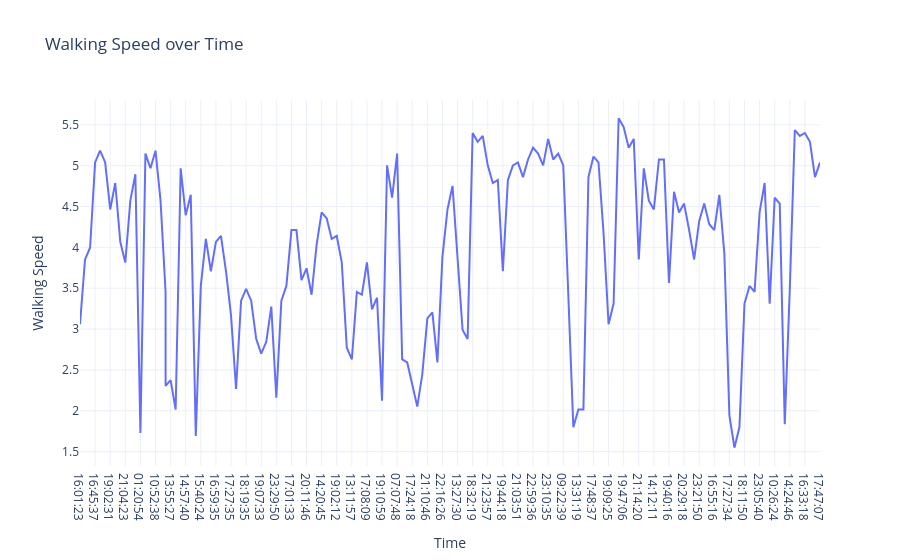

The notebook cell saved with this chart:
### Markdown cell above
#Walking Speed over Time

### Code cell
fig4= px.line(data, x='Time', y='Walking Speed', title='Walking Speed over Time')
fig4.show()

### Figure 1 — Plotly figure (JSON) as saved in the notebook; plotly's stock layout.template omitted (floating-point values rounded to 4 significant figures; data arrays with more than 128 entries replaced by an {"elided": "..."} marker saying what was removed)
{"data": [{"hovertemplate": "Time=%{x}<br>Walking Speed=%{y}<extra></extra>", "legendgroup": "", "line": {"color": "#636efa", "dash": "solid"}, "marker": {"symbol": "circle"}, "mode": "lines", "name": "", "orientation": "v", "showlegend": false, "type": "scatter", "x": {"elided": "149 str values"}, "xaxis": "x", "y": {"elided": "149 float values"}, "yaxis": "y"}], "layout": {"autosize": true, "legend": {"tracegroupgap": 0}, "title": {"text": "Walking Speed over Time"}, "xaxis": {"anchor": "y", "autorange": true, "domain": [0, 1], "range": [0, 147], "title": {"text": "Time"}, "type": "category"}, "yaxis": {"anchor": "x", "autorange": true, "domain": [0, 1], "range": [1.324, 5.804], "title": {"text": "Walking Speed"}, "type": "linear"}}}
